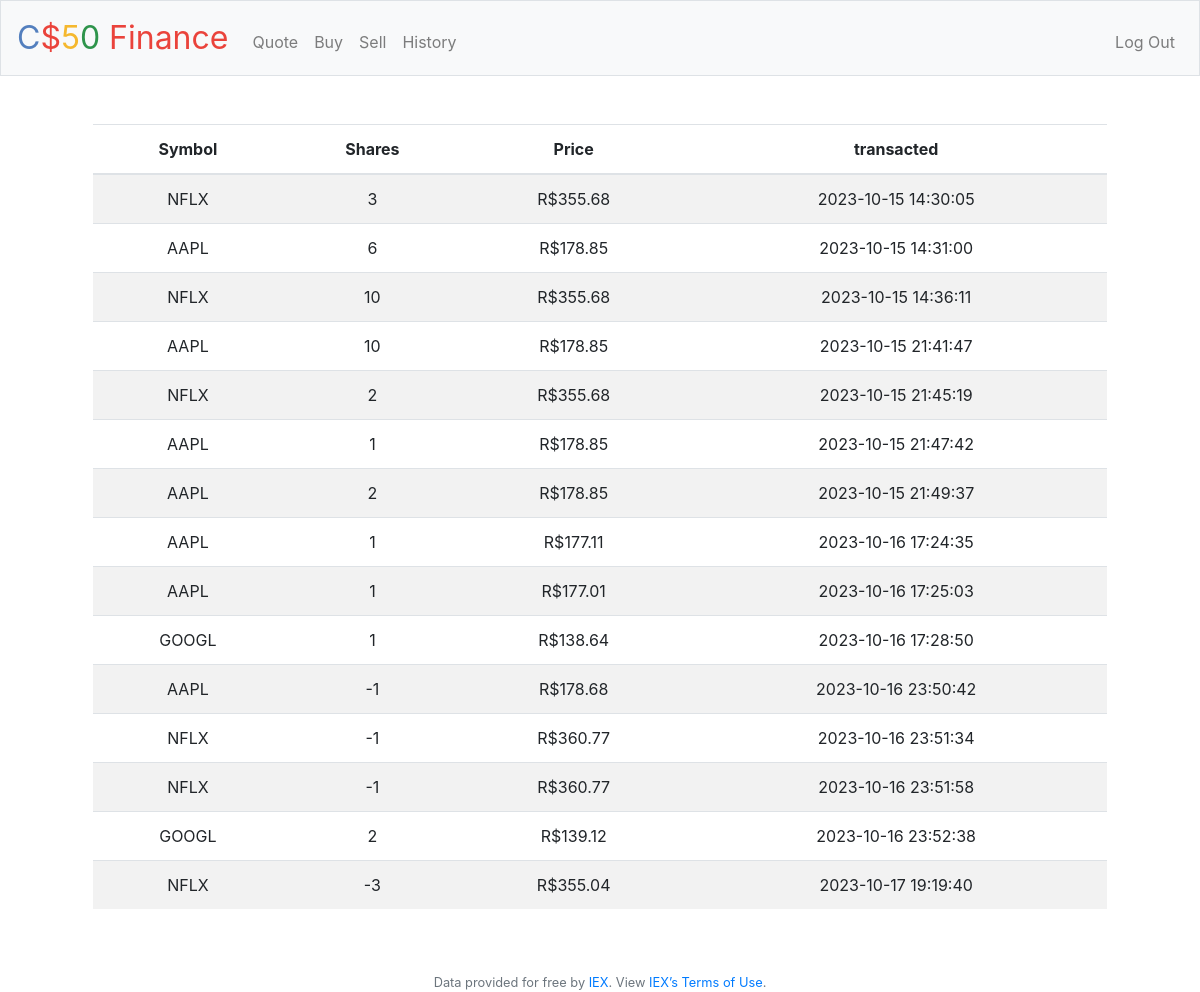
Screenshot of /history (signed in) with the database file from the repository.
### tables this page shows
CREATE TABLE share (
user_id INT,
date NUM DEFAULT CURRENT_TIMESTAMP,
symbol TEXT,
quantity INT,
price REAL,
name TEXT);

### app.py (the view)
@app.route("/history")
@login_required
def history():
    historic = db.execute("SELECT symbol, quantity, price, date FROM share WHERE user_id = ?", session["user_id"])
    if historic == None or len(historic) == 0:
        historic = []
    return render_template("history.html", historic=historic)

### app.py (called while the page is built)
@app.after_request
def after_request(response):
    response.headers["Cache-Control"] = "no-cache, no-store, must-revalidate"
    response.headers["Expires"] = 0
    response.headers["Pragma"] = "no-cache"
    return response

### helpers.py (called while the page is built)
def login_required(f):
    @wraps(f)
    def decorated_function(*args, **kwargs):
        if session.get("user_id") is None:
            return redirect("/login")
        return f(*args, **kwargs)
    return decorated_function

def usd(value):
    return f"R${value:,.2f}"

### templates/history.html (shortened to what this page needs)
{% extends "layout.html" %}
{% block main %}
    <div class="container">
        <table  class="table table-striped">
            <thead>
                <tr>
                    <th>Symbol</th>
                    <th>Shares</th>
                    <th>Price</th>
                    <th>transacted</th>
                </tr>
            </thead>
            <tbody >
                {% for row in historic %}
                    <tr>
                        <td>{{row.symbol}}</td>
                        <td>{{row.quantity}}</td>
                        <td>{{row.price | usd}}
                        <td>{{row.date}}</td>
                    </tr>
                {% endfor %}
            </tbody>
        </table>
    </div>
{% endblock %}

### templates/layout.html (shortened to what this page needs)
<!DOCTYPE html>
<html lang="en">
    <head>
        <link rel="stylesheet" href="https://cdn.jsdelivr.net/npm/bootstrap@4.5.3/dist/css/bootstrap.min.css">
        <link href="/static/styles.css" rel="stylesheet">
    </head>
    <body>
        <nav class="navbar navbar-expand-md navbar-light bg-light border">
            <a class="navbar-brand" href="/"><span class="blue">C</span><span class="red">$</span><span class="yellow">5</span><span class="green">0</span> <span class="red">Finance</span></a>
            <div class="collapse navbar-collapse" id="navbar">
                {% if session.user_id %}
                    <ul class="navbar-nav mr-auto mt-2">
                        <li class="nav-item"><a class="nav-link" href="/quote">Quote</a></li>
                        <li class="nav-item"><a class="nav-link" href="/buy">Buy</a></li>
                        <li class="nav-item"><a class="nav-link" href="/sell">Sell</a></li>
                        <li class="nav-item"><a class="nav-link" href="/history">History</a></li>
                    </ul>
                    <ul class="navbar-nav ml-auto mt-2">
                        <li class="nav-item"><a class="nav-link" href="/logout">Log Out</a></li>
                    </ul>
                {% else %}
                    <ul class="navbar-nav ml-auto mt-2">
                        <li class="nav-item"><a class="nav-link" href="/register">Register</a></li>
                        <li class="nav-item"><a class="nav-link" href="/login">Log In</a></li>
                    </ul>
                {% endif %}
            </div>
        </nav>
        <main class="container p-5">
            {% block main %}{% endblock %}
        </main>
        <footer class="small text-center text-muted">
            Data provided for free by <a href="https://iextrading.com/developer">IEX</a>. View <a href="https://iextrading.com/api-exhibit-a/">IEX’s Terms of Use</a>.
        </footer>
    </body>
</html>

### static/styles.css (style rules this page uses)
nav .navbar-brand { font-size: xx-large; }
nav .navbar-brand .blue { color: #537fbe; }
nav .navbar-brand .red { color: #ea433b; }
nav .navbar-brand .yellow { color: #f5b82e; }
nav .navbar-brand .green { color: #2e944b; }
main { overflow-x: auto; text-align: center; }

### rows the page displays
share: symbol "NFLX", quantity "3", price "R$355.68", date "2023-10-15 14:30:05"
share: symbol "AAPL", quantity "6", price "R$178.85", date "2023-10-15 14:31:00"
share: symbol "NFLX", quantity "10", price "R$355.68", date "2023-10-15 14:36:11"
share: symbol "AAPL", quantity "10", price "R$178.85", date "2023-10-15 21:41:47"
share: symbol "NFLX", quantity "2", price "R$355.68", date "2023-10-15 21:45:19"
share: symbol "AAPL", quantity "1", price "R$178.85", date "2023-10-15 21:47:42"
share: symbol "AAPL", quantity "2", price "R$178.85", date "2023-10-15 21:49:37"
share: symbol "AAPL", quantity "1", price "R$177.11", date "2023-10-16 17:24:35"
share: symbol "AAPL", quantity "1", price "R$177.01", date "2023-10-16 17:25:03"
share: symbol "GOOGL", quantity "1", price "R$138.64", date "2023-10-16 17:28:50"
share: symbol "AAPL", quantity "-1", price "R$178.68", date "2023-10-16 23:50:42"
share: symbol "NFLX", quantity "-1", price "R$360.77", date "2023-10-16 23:51:34"
share: symbol "NFLX", quantity "-1", price "R$360.77", date "2023-10-16 23:51:58"
share: symbol "GOOGL", quantity "2", price "R$139.12", date "2023-10-16 23:52:38"
share: symbol "NFLX", quantity "-3", price "R$355.04", date "2023-10-17 19:19:40"
